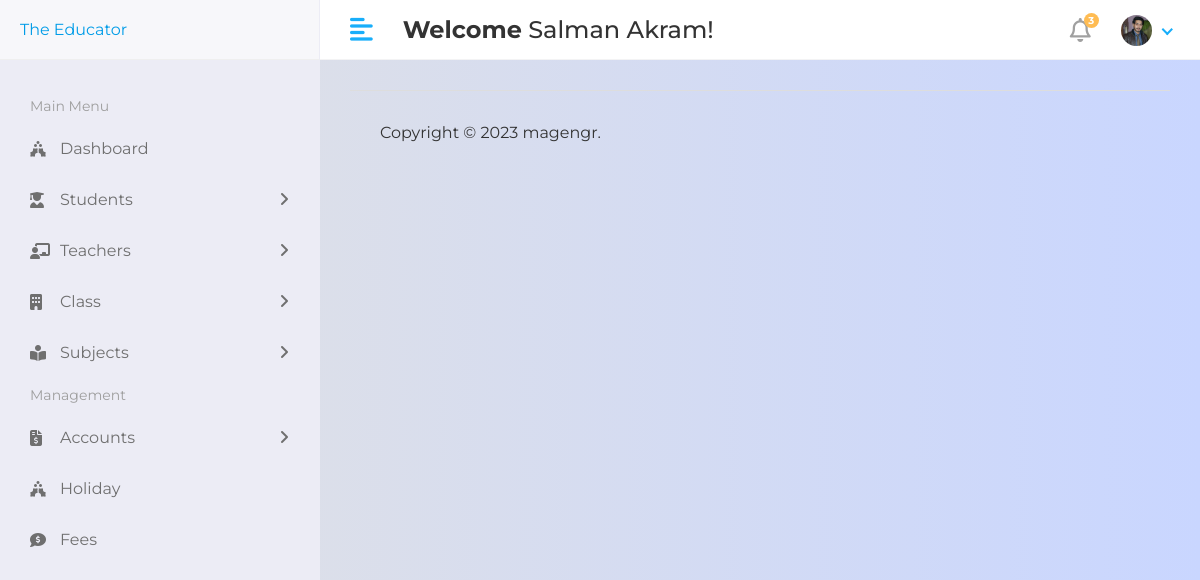
The page /base/ (signed in) on the database its author committed.
### app/models.py (models this page shows)
class CustomUser(AbstractUser):
        USER = (
            (1,'HOD'),
            (2,'STAFF'),
            (3,'STUDENT'),
        )
        user_type = models.CharField(choices=USER, max_length=50,default=1)
        profile_pic = models.ImageField(upload_to = 'media/profile_pic')

### student_management_system/views.py (the view)
# urls.py: path('base/',views.BASE,name='base'),
def BASE(request):
    return render(request,'base.html')

### templates/base.html (shortened to what this page needs)
{% load static %}
<!DOCTYPE html>
<html lang="en">
   <head>
      <link rel="stylesheet" href="{% static 'assets/plugins/bootstrap/css/bootstrap.min.css' %}">
      <link rel="stylesheet" href="{% static 'assets/plugins/fontawesome/css/fontawesome.min.css' %}">
      <link rel="stylesheet" href="{% static 'assets/plugins/fontawesome/css/all.min.css' %}">
      <link rel="stylesheet" href="{% static 'assets/css/style.css' %}">
      <link href='https://unpkg.com/boxicons@2.1.1/css/boxicons.min.css' rel='stylesheet'>
      <link rel="stylesheet" href="{% static '/assets/css/stylesign.css' %}">
   </head>
   <body>
    <div class="main-wrapper">
{% include 'includes/header.html' %}
{% include 'includes/sidebar.html' %}
    <div class="page-wrapper">
        <div class="content container-fluid">
{% include 'includes/footer.html' %}
        </div>
    </div>
 </body>
</html>

### templates/includes/header.html (shortened to what this page needs)
{% load static %}
<div class="header">
    <div class="header-left">
       <a href="{% url 'hod_home' %}" class="logo">The Educator
       </a>
    </div>
    <a href="javascript:void(0);" id="toggle_btn">
    <i class="fas fa-align-left"></i>
    </a>
    <div class="top-nav-search mt-3">
       <h4><strong>Welcome</strong>&nbsp<span>{{user.first_name}} {{user.last_name}}!</span></h4>
    </div>
    <ul class="nav user-menu">
       <li class="nav-item dropdown noti-dropdown">
          <a href="#" class="dropdown-toggle nav-link" data-toggle="dropdown">
          <i class="far fa-bell"></i> <span class="badge badge-pill">3</span>
          </a>
       </li>
       <li class="nav-item dropdown has-arrow">
          <a href="#" class="dropdown-toggle nav-link" data-toggle="dropdown">
            {% if user.profile_pic == "" %}
            <span class="user-img"><img class="rounded-circle" src="{% static 'assets/img/noimage.png' %}" width="31" alt="Ryan Taylor"></span>
          {% else %}
          <span class="user-img"><img class="rounded-circle" src="/{{ user.profile_pic }}" width="31" alt="Ryan Taylor"></span>
          {% endif %}
          </a>
       </li>
    </ul>
 </div>

### static/assets/css/style.css (style rules this page uses)
html { height: 100%; }
body { background-color: #fff; color: #333; font-family: 'Poppins', sans-serif; font-size: 1rem; height: 100%; line-height: 1.5; overflow-x: hidden; }
h1, h2, h3, h4, h5, h6 { font-family: 'Poppins', sans-serif; margin-top: 0; }
a { color: #009ce7; }
input, button, a { transition: all 0.4s ease; -moz-transition: all 0.4s ease; -o-transition: all 0.4s ease; -ms-transition: all 0.4s ease; -webkit-transition: all 0.4s ease; }
ul, ol { padding: 0px; list-style: none; }
.header { background-color: #fff; border-bottom: 1px solid #f3f3f4; left: 0; position: fixed; right: 0; top: 0; z-index: 1001; height: 60px; }
.header .header-left { float: left; height: 60px; padding: 0 20px; position: relative; width: 320px; z-index: 1; transition: all 0.2s ease-in-out; background-color: #f7f7fa; border-bottom: 1px solid #efefef; border-right: 1px solid #ececf5; display: flex; align-items: center; }
.header .header-left .logo { display: inline-block; line-height: 60px; }
.header .dropdown-toggle:after { display: none; }
.header .has-arrow .dropdown-toggle:after { border-top: 0; border-left: 0; border-bottom: 2px solid #18aefa; border-right: 2px solid #18aefa; content: ''; height: 8px; display: inline-block; pointer-events: none; -webkit-transform-origin: 66% 66%; -ms-transform-origin: 66% 66%; transform-origin: 66% 66%; -webkit-transform: rotate(45deg); -ms-transform: rotate(45deg); transform: rotate(45deg); -webkit-transition: all 0.15s ease-in-out; transition: all 0.15s ease-in-out; width: 8px; vertical-align: 0px; }
.user-menu { float: right; margin: 0; position: relative; z-index: 99; padding-right: 15px; }
.user-menu.nav > li > a { color: #a0a0a0; font-size: 14px; line-height: 58px; padding: 0 15px; height: 60px; }
.user-img { margin-right: 3px; position: relative; }
.top-nav-search { float: left; margin-left: 15px; }
.main-wrapper { width: 100%; height: 100vh; min-height: 100vh; }
.page-wrapper { margin-left: 320px; padding-top: 60px; position: relative; transition: all 0.4s ease; }
.page-wrapper > .content { padding: 1.875rem 1.875rem 0; }
.user-menu.nav > li > a .badge { background-color: #FFBC53; display: block; font-size: 10px; font-weight: bold; height: 15px; width: 15px; position: absolute; right: 7px; top: 13px; color: #fff; padding: 3px; }
.user-menu.nav > li > a > i { font-size: 1.5rem; line-height: 60px; }
@media (min-width: 992px) { #toggle_btn { align-items: center; color: #18aefa; display: inline-flex; float: left; font-size: 26px; height: 60px; justify-content: center; margin-left: 15px; padding: 0 15px; } }

### static/assets/css/stylesign.css (style rules this page uses)
* { margin: 0; padding: 0; box-sizing: border-box; font-family: 'Montserrat', sans-serif; }
body { background-color: #c9d6ff; background: linear-gradient(to right, #e2e2e2, #c9d6ff); display: flex; align-items: center; justify-content: center; flex-direction: column; height: 100vh; }

### rows shown on the page
CustomUser: first_name "Salman", last_name "Akram", profile_pic (picture)
